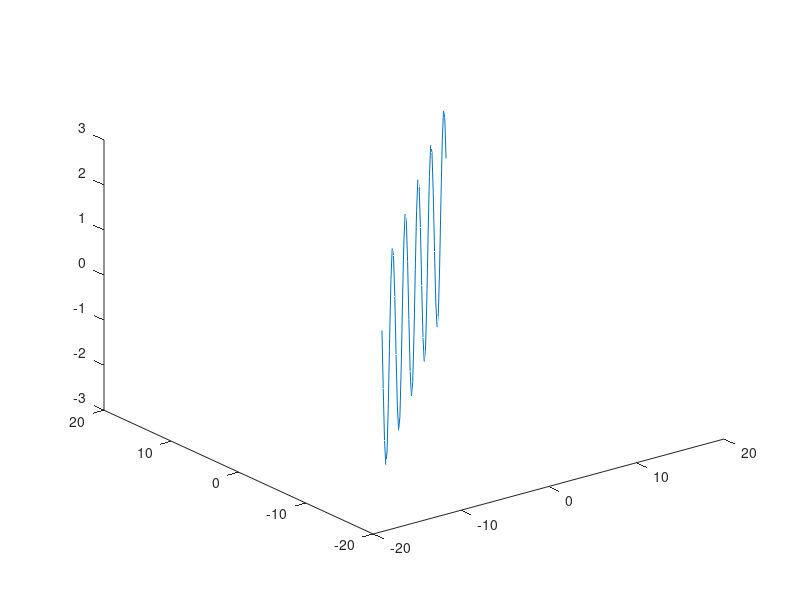

Reproduce this figure in MATLAB. (Note: this script raises an error after producing the figure.)
clear; clc; close all;

x = -5*pi:pi/5:5*pi;
y = x;

z = 2*sin(x) - cos(y);
figure
plot3(x, y, z)

[meshx, meshy] = meshgrid(x);

figure
z = make_surface(meshx, meshy);
plot3(meshx, meshy, z)

figure
surf(x, y, z)

function z = make_surface(x, y)
    z = 2*sin(x) - cos(y);
end
